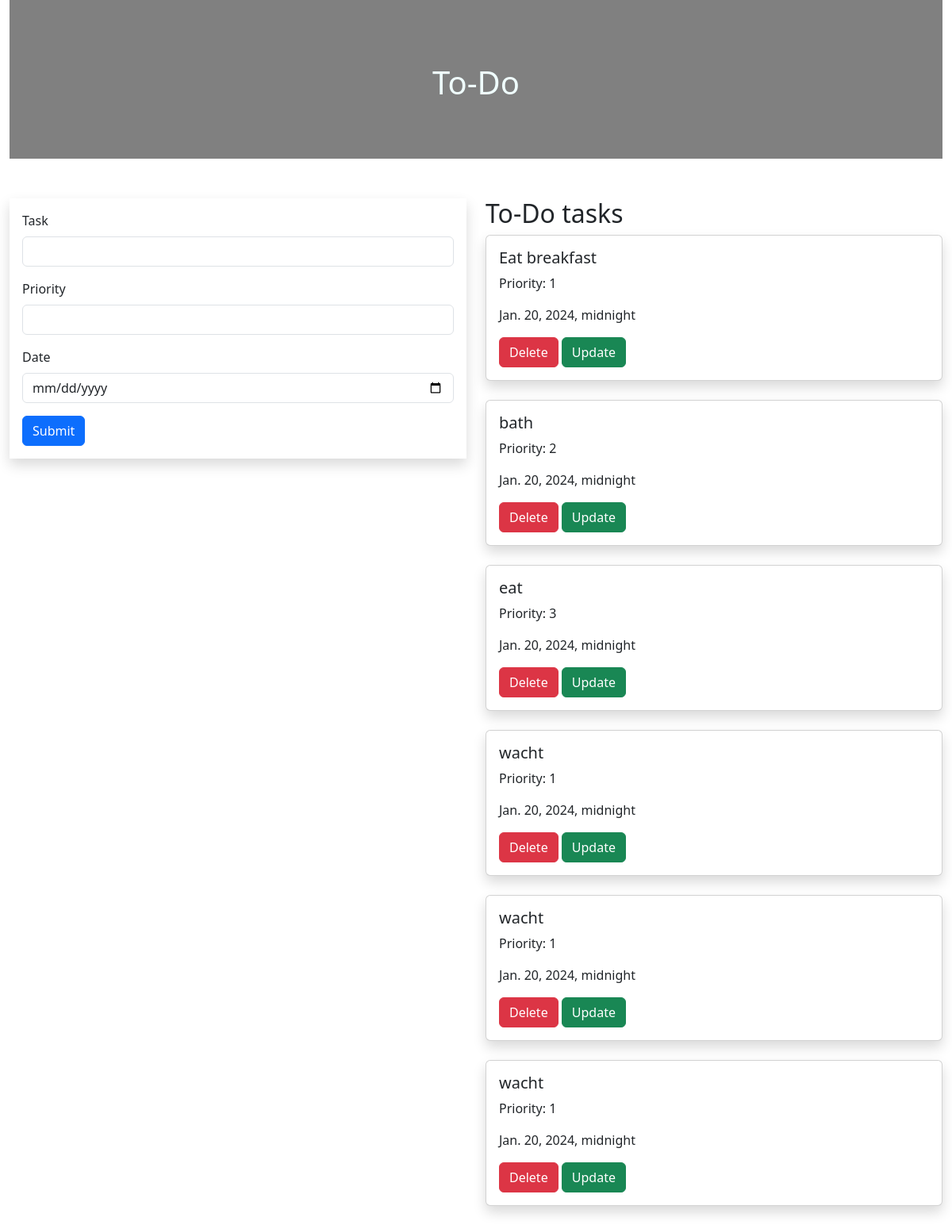
The page / on the database its author committed.
### todo_app/models.py (models this page shows, shortened)
class Task(models.Model):
    name = models.CharField(max_length = 100)
    priority = models.IntegerField()
    date= models.DateTimeField(default=datetime.date.today )

### todo_app/views.py (the view, shortened to what this page needs)
# urls.py: path('' , views.home , name='home'),
def home(request):
    obj1 = Task.objects.all()
    return render(request , 'home.html' , {'results':obj1})

### templates/home.html (shortened to what this page needs)
{% extends 'base.html' %}
{% block content %}
<div class="container-fluid">
    <div class="row">
        <div class="col-md-12">
            <div class="banner">
                <div class="banner-text">
                    <h1>To-Do</h1>
                </div>
            </div>
        </div>
    </div>
    <div class="row">
        <div class="col-md-6">
            <form method="post" class="p-3 shadow">
                <div class="mb-3">
                    <label class="form-label">Task</label>
                    <input type="text" class="form-control" name="task">
                </div>
                <div class="mb-3">
                    <label class="form-label">Priority</label>
                    <input type="number" class="form-control" name="priority">
                </div>
                <div class="mb-3">
                    <label class="form-label">Date</label>
                    <input type="date" class="form-control" name="date">
                </div>
                <button type="submit" class="btn btn-primary">Submit</button>
            </form>
        </div>
        <div class="col-md-6">
            <h2>To-Do tasks</h2>
            {% for result in results %}
            <div class="shadow card">
                <div class="card-body">
                    <h5 class="card-title">{{ result.name }}</h5>
                    <p class="card-text">Priority: {{ result.priority }}</p>
                    <p class="card-text">{{ result.date }}</p>
                    <a href="{% url 'delete' result.id %}" class="btn btn-danger">Delete</a>
                    <a href="{% url 'update' result.id %}" class="btn btn-success">Update</a>
                </div>
            </div>
            <br>
            {% endfor %}
        </div>
    </div>
</div>
{% endblock content %}

### templates/base.html (shortened to what this page needs)
{% load static %}
<!DOCTYPE html>
<html lang="en">
<head>
    <link href="https://cdn.jsdelivr.net/npm/bootstrap@5.3.2/dist/css/bootstrap.min.css" rel="stylesheet">
    <link rel="stylesheet" href="{% static 'style.css' %}">
</head>
<body>
    {% block content %}
    {% endblock %}
</body>
</html>

### static/style.css (style rules this page uses)
.banner { height: 200px; display: flex; justify-content: center; background-color: grey; margin-bottom: 50px; }
.banner-text { padding-top: 80px; font-weight: bold; color: azure; }

### rows shown on the page
Task: name "Eat breakfast", priority "1", date "Jan. 20, 2024, midnight"
Task: name "bath", priority "2", date "Jan. 20, 2024, midnight"
Task: name "eat", priority "3", date "Jan. 20, 2024, midnight"
Task: name "wacht", priority "1", date "Jan. 20, 2024, midnight"
Task: name "wacht", priority "1", date "Jan. 20, 2024, midnight"
Task: name "wacht", priority "1", date "Jan. 20, 2024, midnight"
